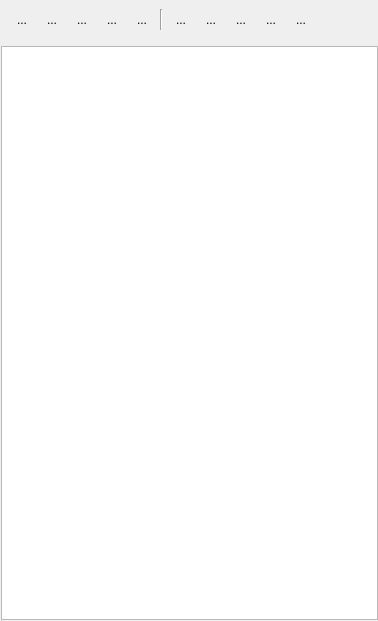
<?xml version="1.0" encoding="UTF-8"?>
<ui version="4.0">
 <class>LogExplorer</class>
 <widget class="QWidget" name="LogExplorer">
  <property name="geometry">
   <rect>
    <x>0</x>
    <y>0</y>
    <width>378</width>
    <height>621</height>
   </rect>
  </property>
  <property name="sizePolicy">
   <sizepolicy hsizetype="Expanding" vsizetype="Expanding">
    <horstretch>0</horstretch>
    <verstretch>0</verstretch>
   </sizepolicy>
  </property>
  <property name="windowTitle">
   <string>Form</string>
  </property>
  <widget class="QWidget" name="verticalLayoutWidget">
   <property name="geometry">
    <rect>
     <x>1</x>
     <y>0</y>
     <width>377</width>
     <height>620</height>
    </rect>
   </property>
   <layout class="QVBoxLayout" name="verticalLayout">
    <property name="spacing">
     <number>7</number>
    </property>
    <item alignment="Qt::AlignmentFlag::AlignLeft">
     <widget class="QWidget" name="widget" native="true">
      <property name="sizePolicy">
       <sizepolicy hsizetype="Preferred" vsizetype="Preferred">
        <horstretch>0</horstretch>
        <verstretch>0</verstretch>
       </sizepolicy>
      </property>
      <property name="minimumSize">
       <size>
        <width>0</width>
        <height>0</height>
       </size>
      </property>
      <layout class="QHBoxLayout" name="horizontalLayout">
       <item>
        <widget class="QToolButton" name="toolCollapse">
         <property name="toolTip">
          <string>Connect to log collector</string>
         </property>
         <property name="statusTip">
          <string>Collapse or expand log scopes.</string>
         </property>
         <property name="text">
          <string>...</string>
         </property>
         <property name="icon">
          <iconset theme="list-remove"/>
         </property>
         <property name="checkable">
          <bool>true</bool>
         </property>
         <property name="checked">
          <bool>false</bool>
         </property>
         <property name="autoRaise">
          <bool>true</bool>
         </property>
        </widget>
       </item>
       <item>
        <widget class="QToolButton" name="toolConnect">
         <property name="toolTip">
          <string>Connect to log collector</string>
         </property>
         <property name="statusTip">
          <string>Connect or disconnect log collector service.</string>
         </property>
         <property name="text">
          <string>...</string>
         </property>
         <property name="icon">
          <iconset theme="network-offline"/>
         </property>
         <property name="checkable">
          <bool>true</bool>
         </property>
         <property name="checked">
          <bool>false</bool>
         </property>
         <property name="autoRaise">
          <bool>true</bool>
         </property>
        </widget>
       </item>
       <item>
        <widget class="QToolButton" name="toolSettings">
         <property name="toolTip">
          <string>Open selected file</string>
         </property>
         <property name="statusTip">
          <string>Change log collector service connection settings</string>
         </property>
         <property name="text">
          <string>...</string>
         </property>
         <property name="icon">
          <iconset theme="applications-development"/>
         </property>
         <property name="autoRaise">
          <bool>true</bool>
         </property>
        </widget>
       </item>
       <item>
        <widget class="QToolButton" name="toolSaveSettings">
         <property name="toolTip">
          <string>Open selected file</string>
         </property>
         <property name="statusTip">
          <string>Save log settings</string>
         </property>
         <property name="text">
          <string>...</string>
         </property>
         <property name="icon">
          <iconset theme="document-save-as"/>
         </property>
         <property name="autoRaise">
          <bool>true</bool>
         </property>
        </widget>
       </item>
       <item>
        <widget class="QToolButton" name="toolFind">
         <property name="toolTip">
          <string>Refresh file system view</string>
         </property>
         <property name="statusTip">
          <string>Find log message</string>
         </property>
         <property name="text">
          <string>...</string>
         </property>
         <property name="icon">
          <iconset theme="edit-find"/>
         </property>
         <property name="checkable">
          <bool>false</bool>
         </property>
         <property name="autoRaise">
          <bool>true</bool>
         </property>
        </widget>
       </item>
       <item>
        <widget class="Line" name="line_2">
         <property name="orientation">
          <enum>Qt::Orientation::Vertical</enum>
         </property>
        </widget>
       </item>
       <item>
        <widget class="QToolButton" name="toolError">
         <property name="toolTip">
          <string>Show or hide log error priority</string>
         </property>
         <property name="text">
          <string>...</string>
         </property>
         <property name="icon">
          <iconset theme="dialog-error"/>
         </property>
         <property name="checkable">
          <bool>true</bool>
         </property>
         <property name="autoRaise">
          <bool>true</bool>
         </property>
        </widget>
       </item>
       <item>
        <widget class="QToolButton" name="toolWarning">
         <property name="toolTip">
          <string>Show or hide log warning priority</string>
         </property>
         <property name="statusTip">
          <string>Show or hide log warning priority</string>
         </property>
         <property name="text">
          <string>...</string>
         </property>
         <property name="icon">
          <iconset theme="dialog-warning"/>
         </property>
         <property name="checkable">
          <bool>true</bool>
         </property>
         <property name="autoRaise">
          <bool>true</bool>
         </property>
        </widget>
       </item>
       <item>
        <widget class="QToolButton" name="toolInformation">
         <property name="toolTip">
          <string>Show or hide log information priority</string>
         </property>
         <property name="statusTip">
          <string>Show or hide log information priority</string>
         </property>
         <property name="text">
          <string>...</string>
         </property>
         <property name="icon">
          <iconset theme="dialog-information"/>
         </property>
         <property name="checkable">
          <bool>true</bool>
         </property>
         <property name="autoRaise">
          <bool>true</bool>
         </property>
        </widget>
       </item>
       <item>
        <widget class="QToolButton" name="toolDebug">
         <property name="toolTip">
          <string>Delete selected file / folder</string>
         </property>
         <property name="statusTip">
          <string>Show or hide log debug priority</string>
         </property>
         <property name="text">
          <string>...</string>
         </property>
         <property name="icon">
          <iconset theme="format-justify-left"/>
         </property>
         <property name="checkable">
          <bool>true</bool>
         </property>
         <property name="autoRaise">
          <bool>true</bool>
         </property>
        </widget>
       </item>
       <item>
        <widget class="QToolButton" name="toolScopes">
         <property name="toolTip">
          <string>Refresh file system view</string>
         </property>
         <property name="statusTip">
          <string>Show or hide log scopes</string>
         </property>
         <property name="text">
          <string>...</string>
         </property>
         <property name="icon">
          <iconset theme="media-playlist-shuffle"/>
         </property>
         <property name="checkable">
          <bool>true</bool>
         </property>
         <property name="autoRaise">
          <bool>true</bool>
         </property>
        </widget>
       </item>
      </layout>
     </widget>
    </item>
    <item>
     <widget class="QTreeView" name="treeView">
      <property name="autoFillBackground">
       <bool>true</bool>
      </property>
      <property name="editTriggers">
       <set>QAbstractItemView::EditTrigger::EditKeyPressed</set>
      </property>
      <property name="alternatingRowColors">
       <bool>false</bool>
      </property>
      <property name="iconSize">
       <size>
        <width>16</width>
        <height>16</height>
       </size>
      </property>
      <attribute name="headerVisible">
       <bool>false</bool>
      </attribute>
     </widget>
    </item>
   </layout>
  </widget>
 </widget>
 <resources/>
 <connections/>
</ui>
